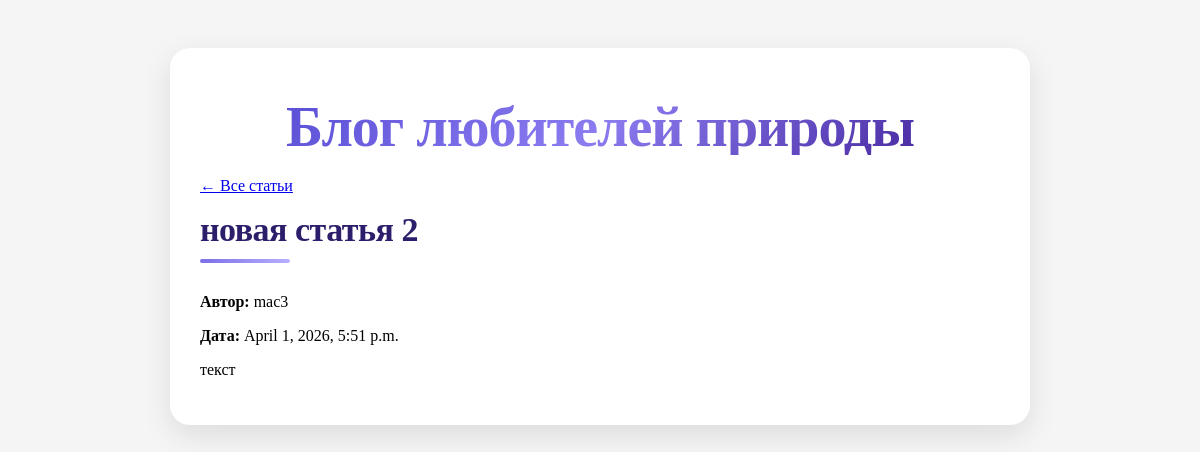
The app's page /article/9/ with its own data.
### articles/models.py (models this page shows, shortened)
class Article(models.Model):
    title = models.CharField(max_length=200)
    author = models.ForeignKey(User, on_delete=models.CASCADE)
    text = models.TextField()
    created_date = models.DateTimeField(auto_now_add=True)

### articles/views.py (the view)
# urls.py: path('article/<int:article_id>/', views.get_article, name='get_article'),
def get_article(request, article_id):
    article = get_object_or_404(Article, id=article_id)
    return render(request, 'articles/article.html', {'article': article})

### articles/templates/articles/article.html (shortened to what this page needs)
<!doctype html>
{% extends "articles/base.html" %}  {% block content %}
<p><a href="/">← Все статьи</a></p>
<h2>{{ article.title }}</h2>
<p><b>Автор:</b> {{ article.author.username }}</p>
<p><b>Дата:</b> {{ article.created_date }}</p>
<div>
  <p>{{ article.text }}</p>
</div>
{% endblock %}

### articles/static/css/article.css (style rules this page uses)
body { display: flex; justify-content: center; background-color: #f5f5f5; }
h2 { margin-top: 10px; margin-bottom: 30px; font-size: 34px; font-weight: 800; letter-spacing: -0.5px; color: #2d1e6b; position: relative; }
h2::after { content: ""; display: block; width: 90px; height: 4px; margin-top: 10px; border-radius: 999px; background: linear-gradient(90deg, #7c6ee6, #b8b0ff); }

### records on screen
Article: title "новая статья 2", author.username "mac3", created_date "April 1, 2026, 5:51 p.m.", text "текст"
